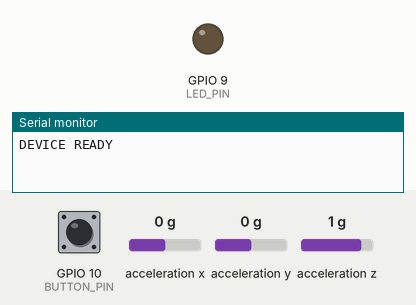
Bench run of a sketch on a simulated ESP8266 (NodeMCU). Shown: output pins drawn as LEDs (lit = HIGH), the last lines printed to the serial monitor. Wiring (inferred from the names in the program): ADXL345 accelerometer at I2C address 0x53. The test bench sets the inputs (shaded band); at power-on: GPIO 10 (BUTTON_PIN) LOW, acceleration x 0 g, acceleration y 0 g, acceleration z 1 g. WiFi joins after 1.5 s; servers stay silent unless stated; uploads are accepted with an empty reply.

Above: at 1.2 s.
1.3 s: GPIO 10 (BUTTON_PIN) pulled HIGH for 0.15 s
At 4.1 s:
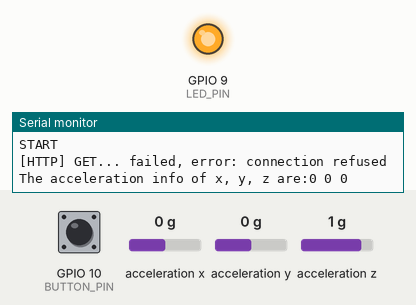
4.4 s: GPIO 10 (BUTTON_PIN) pulled HIGH for 1 s
At 6.5 s:
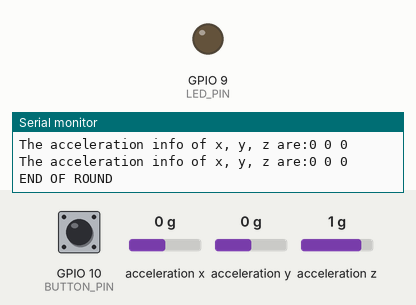
6.9 s: GPIO 10 (BUTTON_PIN) pulled HIGH for 3.2 s
At 11.6 s:
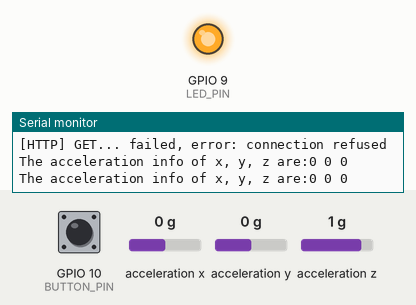
Timing chart, 0 to 13.1 s (numbered marks = the images above; inputs shaded):
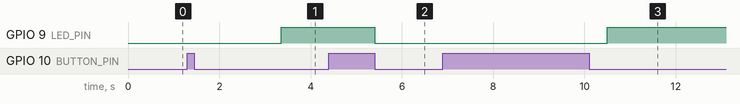

The sketch:

sleep.ino
```cpp
#include <Wire.h>

#include <Arduino.h>

#include <ESP8266WiFi.h>
#include <ESP8266WiFiMulti.h>

#include <ESP8266HTTPClient.h>

#define USE_SERIAL Serial

ESP8266WiFiMulti WiFiMulti;
#define DEVICE (0x53)      //ADXL345 device address
#define TO_READ (6)        //num of bytes we are going to read each time (two bytes for each axis)

byte buff[TO_READ] ;        //6 bytes buffer for saving data read from the device
char str[512];              //string buffer to transform data before sending it to the serial port
int regAddress = 0x32;      //first axis-acceleration-data register on the ADXL345
int x, y, z;                //three axis acceleration data
int xBias, yBias, zBias;
const int BUTTON_PIN = 10;
const int LED_PIN = 9;
bool deviceOn = false;
unsigned long previousMillis = 0;        // will store last time LED was updated
const long interval = 1000;

void setup() {

  pinMode(LED_PIN, OUTPUT);
  pinMode(BUTTON_PIN, INPUT);
  Wire.begin();         // join i2c bus (address optional for master)

  //Turning on the ADXL345
  writeTo(DEVICE, 0x2D, 0);
  writeTo(DEVICE, 0x2D, 16);
  writeTo(DEVICE, 0x2D, 8);
  writeTo(DEVICE, 0x31, 11);

  USE_SERIAL.begin(115200);
  // USE_SERIAL.setDebugOutput(true);

  USE_SERIAL.println();

  WiFiMulti.addAP("AndroidAP", "svfw7168");
  xBias = 0;
  yBias = 0;
  zBias = 0;
  for (int i = 0; i < 30; i++) {
    calibrateAccelerometer();
  }
  xBias /= 30;
  yBias /= 30;
  zBias /= 30;
  USE_SERIAL.println("DEVICE READY");
}

void loop() {
  if (digitalRead(BUTTON_PIN) == HIGH) {
    while (digitalRead(BUTTON_PIN) == HIGH) {

    }
    deviceOn = !deviceOn;
    if (deviceOn) {
      USE_SERIAL.println("START");
      httpOpenLink("http://192.168.43.82/startSleepRound.php");
    } else {
      USE_SERIAL.println("END OF ROUND");
      USE_SERIAL.println("");
    }
  }
  unsigned long currentMillis = millis();

  if (currentMillis - previousMillis >= interval) {
    // save the last time you blinked the LED
    previousMillis = currentMillis;
    if (deviceOn) {
      readAndSendData();
      digitalWrite(LED_PIN, HIGH);
    } else {
      digitalWrite(LED_PIN, LOW);
    }
  }
}

void readAndSendData() {
  readFrom(DEVICE, regAddress, TO_READ, buff); //read the acceleration data from the ADXL345
  //each axis reading comes in 10 bit resolution, ie 2 bytes.  Least Significat Byte first!!
  //thus we are converting both bytes in to one int

  x = (((int)buff[1]) << 8) | buff[0];
  y = (((int)buff[3]) << 8) | buff[2];
  z = (((int)buff[5]) << 8) | buff[4];
  short xx = (short)x;
  short yy = (short)y;
  short zz = (short)z;

  String link1 = "http://192.168.43.82/sqlAddData.php?ax=";
  String link2 = "&ay=";
  String link3 = "&az=";
  String ax = (String) (xx - xBias);
  String ay = (String) (yy - yBias);
  String az = (String) (zz - zBias);

    //we send the x y z values as a string to the serial port
  USE_SERIAL.print("The acceleration info of x, y, z are:");
  USE_SERIAL.print(ax + " " + ay + " " + az);
  USE_SERIAL.write(10);
  //Roll & Pitch calculate
  RP_calculate();
  USE_SERIAL.println("");

  httpOpenLink(link1 + ax + link2 + ay + link3 + az);
}

void writeTo(int device, byte address, byte val) {
  Wire.beginTransmission(device); //start transmission to device
  Wire.write(address);        // send register address
  Wire.write(val);        // send value to write
  Wire.endTransmission(); //end transmission
}

//reads num bytes starting from address register on device in to buff array
void readFrom(int device, byte address, int num, byte buff[]) {
  Wire.beginTransmission(device); //start transmission to device
  Wire.write(address);        //sends address to read from
  Wire.endTransmission(); //end transmission

  Wire.beginTransmission(device); //start transmission to device
  Wire.requestFrom(device, num);    // request 6 bytes from device

  int i = 0;
  while (Wire.available())   //device may send less than requested (abnormal)
  {
    buff[i] = Wire.read(); // receive a byte
    i++;
  }
  Wire.endTransmission(); //end transmission
}

//calculate the Roll&Pitch
void RP_calculate() {
  double x_Buff = float(x);
  double y_Buff = float(y);
  double z_Buff = float(z);
}

void calibrateAccelerometer(void) {

  //Take a number of readings and average them
  //to calculate any bias the accelerometer may have.
  readFrom(DEVICE, regAddress, TO_READ, buff);
  x = (((int)buff[1]) << 8) | buff[0];
  y = (((int)buff[3]) << 8) | buff[2];
  z = (((int)buff[5]) << 8) | buff[4];
  short xx = (short)x;
  short yy = (short)y;
  short zz = (short)z;

  xBias = xx + xBias;
  yBias = yy + yBias;
  zBias = zz + zBias;
}

void httpOpenLink(String url) {
  if (WiFiMulti.run() == WL_CONNECTED) {

    HTTPClient http;

//    USE_SERIAL.print("[HTTP] begin " + url + "\n");
    http.begin(url); //HTTP

//    USE_SERIAL.print("[HTTP] GET...\n");
    // start connection and send HTTP header
    int httpCode = http.GET();

    // httpCode will be negative on error
    if (httpCode > 0) {
      // HTTP header has been send and Server response header has been handled
//      USE_SERIAL.printf("[HTTP] GET... code: %d\n", httpCode);

      // file found at server
      if (httpCode == HTTP_CODE_OK) {
        String payload = http.getString();
        int index_start = payload.indexOf("#");
        int index_end = payload.lastIndexOf("#");

        USE_SERIAL.println(payload.substring(index_start+1, index_end));
      }
    } else {
      USE_SERIAL.printf("[HTTP] GET... failed, error: %s\n", http.errorToString(httpCode).c_str());
    }

    http.end();
  }
}
```

Measured:
- after the input at 1.3 s, GPIO 9 (LED_PIN): LOW → HIGH after 2.1 s
- after the input at 4.4 s, GPIO 9 (LED_PIN): HIGH → LOW after 1.0 s
- after the input at 6.9 s, GPIO 9 (LED_PIN): LOW → HIGH after 3.6 s
